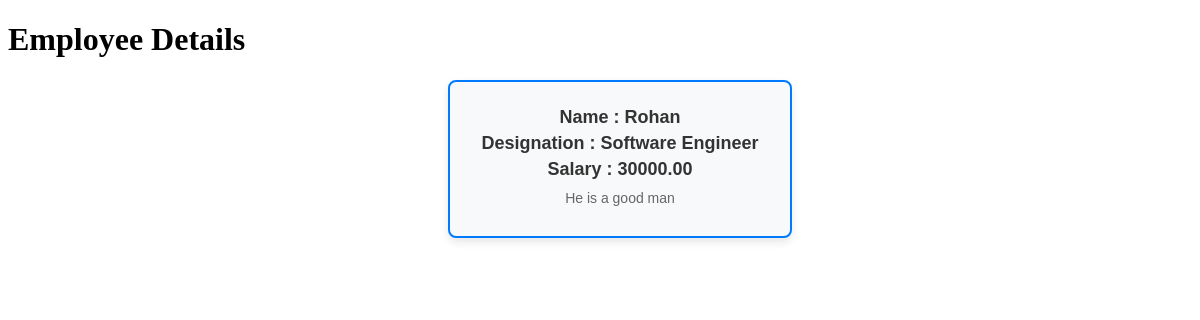
The page /employee/details/13 on the database its author committed.
### Employee/models.py (models this page shows, shortened)
class Employee(models.Model):
    Employee_Id  = models.PositiveIntegerField(default=1)
    name = models.CharField(max_length=20)
    address = models.TextField(max_length=50)
    phone_number = models.CharField(max_length=15)
    salary = models.DecimalField(max_digits=8,decimal_places=2)
    designation = models.CharField(max_length=50)
    description = models.TextField(max_length=200)

### Employee/views.py (the view)
# urls.py: path('details/<int:pk>',views.display_employee_details,name='employee_data'),
def display_employee_details(request,pk):
    employee_data = Employee.objects.get(pk=pk)
    return render(request,'employee_details.html',{'employee_data':employee_data})

### Employee/templates/employee_details.html (shortened to what this page needs)
<!DOCTYPE html>
<html lang="en">
<head>
        <link rel="stylesheet" href="https://matcha.mizu.sh/matcha.css">
</head>
<body>
    <h1>Employee Details</h1>
    <ul>
    <div class="employee-card">
        <h5>Name : {{ employee_data.name }}</h5>
        <h5>Designation : {{ employee_data.designation }}</h5>
        <h5>Salary : {{ employee_data.salary }}</h5>
        <p>{{ employee_data.description }}</p>
    </div>
    </ul>
</body>
</html>

### Employee/templates/employee_details.html (style rules this page uses)
.employee-card { border: 2px solid #007BFF; border-radius: 8px; padding: 20px; width: 300px; background-color: #f8f9fa; margin: 20px auto; box-shadow: 0 4px 8px rgba(0, 0, 0, 0.1); text-align: center; font-family: Arial, sans-serif; }
.employee-card h5 { font-size: 18px; color: #333; margin: 5px 0; }
.employee-card p { font-size: 14px; color: #666; margin: 10px 0; }

### rows shown on the page
Employee: name "Rohan", designation "Software Engineer", salary "30000.00", description "He is a good man"
